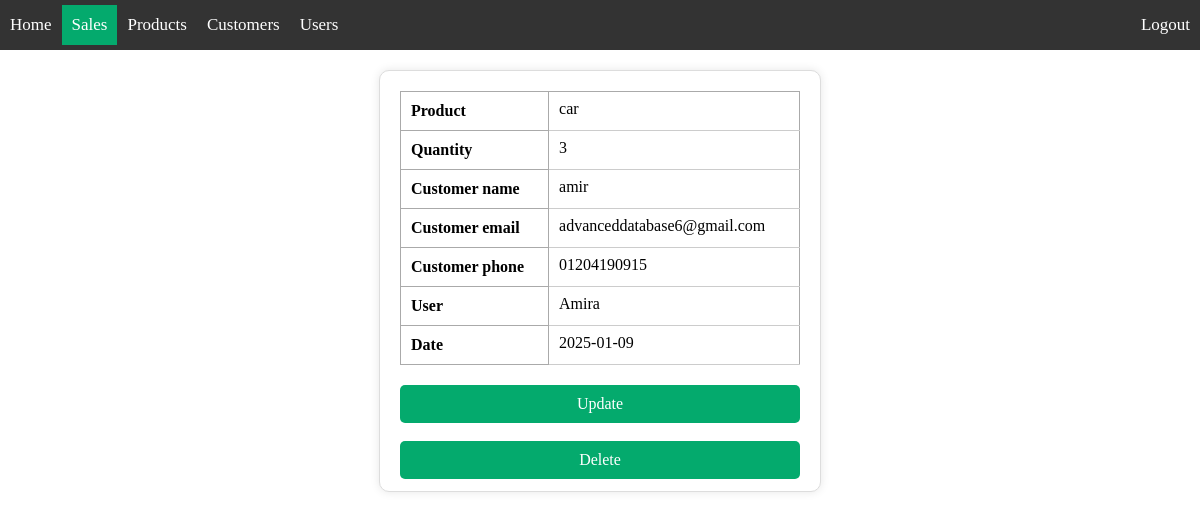
Screenshot of /sales/info_sale/1 (signed in) with the database file from the repository.
### app/models/sale.py (models this page shows, shortened)
class Sale(db.Model):
    __tablename__ = 'sales'
    id = db.Column(db.Integer, primary_key=True)
    product_name = db.Column(db.String(200), nullable=False)
    product_quantity = db.Column(db.Integer, nullable=False)
    customer_name = db.Column(db.String(200), nullable=False)
    customer_email = db.Column(db.String(200), nullable=False)
    customer_phone = db.Column(db.String(15))
    user_name = db.Column(db.String(200), nullable=False)
    date = db.Column(db.DateTime, default=datetime.now(pytz.UTC))

### app/sales/routes.py (the view)
@bp.route('/info_sale/<int:id>', methods=['GET'])
@roles_accepted('admin', 'editor', 'supervisor')
def info_sale(id):
    sale = Sale.query.get_or_404(id)
    return render_template('sales/info_sale.html', sale=sale)

### app/templates/sales/info_sale.html (shortened to what this page needs)
{% extends 'base.html' %}
{% block content %}
<div class="content">
    <div class="info">
        <div class="table_box">
            <table>
                <tr>
                    <th>Product</th>
                    <td>{{ sale.product_name }}</td>
                </tr>
                <tr>
                    <th>Quantity</th>
                    <td>{{ sale.product_quantity }}</td>
                </tr>
                <tr>
                    <th>Customer name</th>
                    <td>{{ sale.customer_name }}</td>
                </tr>
                <tr>
                    <th>Customer email</th>
                    <td>{{ sale.customer_email }}</td>
                </tr>
                <tr>
                    <th>Customer phone</th>
                    <td>{{ sale.customer_phone }}</td>
                </tr>
                <tr>
                    <th>User</th>
                    <td>{{ sale.user_name }}</td>
                </tr>
                <tr>
                    <th>Date</th>
                    <td>{{ sale.date.date() }}</td>
                </tr>
            </table>
        </div>
        <div class="edit">
            {% if current_user.has_role('admin') or current_user.has_role('editor')%}
            <a href="/sales/update_sale/{{sale.id}}" id="update">Update</a>
            <br>
            <a href="{{ url_for('sales.delete_sale', id=sale.id) }}" onclick="return confirm('are you sure you want delete this record?!')" id="delete">Delete</a>
            {% endif %}
        </div>
    </div>
</div>
{% endblock %}

### app/static/css/styles.css (style rules this page uses)
html , body { margin: 0; padding: 0; overflow: hidden; }
.view table, td, th { border: 1px solid #aaa; }
.content { width: 100%; }
.info { width: 400px; height: 380px; margin: 20px auto; padding: 20px; background-color: #fff; border: 1px solid #ddd; border-radius: 10px; box-shadow: 0 0 10px rgba(0, 0, 0, 0.1); display: flex; flex-direction: column; }
.table_box { width: 100%; }
.table_box table { width: 100%; border-collapse: collapse; }
.table_box th, td { padding: 10px; text-align: left; }
.table_box th { font-weight: bold; }
.table_box td { border-bottom: 1px solid #ccc; padding-top: 5px; }
#update { font-size: 16px; display: block; color: #fff; background-color: #04AA6D; text-align: center; padding: 10px 0; border: none; text-decoration: none; margin-top: 20px; border-radius: 5px; width: 100%; transition: background-color 0.3s ease; }
#delete { font-size: 16px; display: block; color: #fff; background-color: #04AA6D; text-align: center; padding: 10px 0; border: none; text-decoration: none; margin-top: 0; border-radius: 5px; width: 100%; transition: background-color 0.3s ease; }

### rows the page displays
Sale: product_name "car", product_quantity "3", customer_name "amir", customer_email "advanceddatabase6@gmail.com", customer_phone "01204190915", user_name "Amira", date "2025-01-09"
